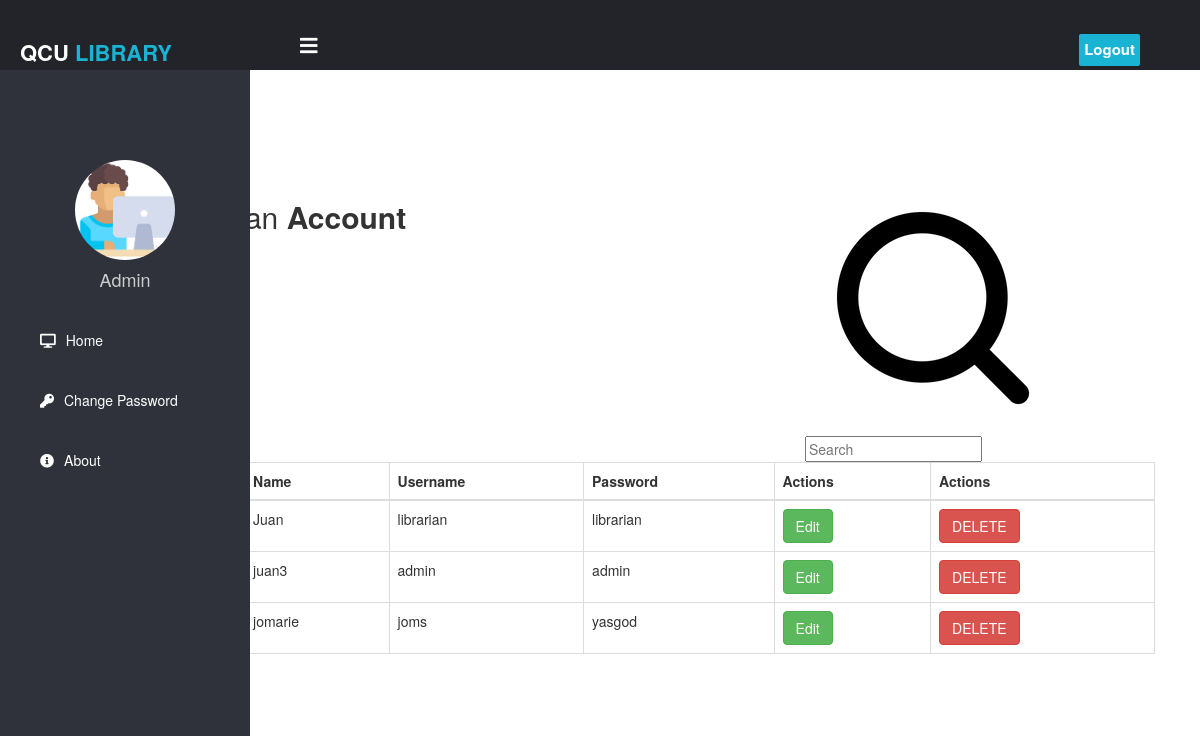
The app's page /librarianinfo.php (signed in) with its own data.
### tables this page shows
CREATE TABLE `librarianacc` (
  `library_id` int(10) NOT NULL,
  `name` varchar(255) NOT NULL,
  `username` varchar(20) NOT NULL,
  `password` varchar(20) NOT NULL
);

### readlib.php (called while the page is built)
<?php
	require('./databasestud.php');
	$queryAccounts = "SELECT * FROM librarianacc";
	$sqlAccounts = mysqli_query($connection, $queryAccounts);
?>

### librarianinfo.php (the view, shortened to what this page needs)
<?php
require('./readlib.php');
?>
<!DOCTYPE html>
<html lang="en" dir="ltr">
<head>
  <link rel="stylesheet" href="css/css5.css">
  <link rel="stylesheet" href="https://cdnjs.cloudflare.com/ajax/libs/font-awesome/5.12.1/css/all.min.css">
  <link href="//maxcdn.bootstrapcdn.com/bootstrap/4.1.1/css/bootstrap.min.css" rel="stylesheet" id="bootstrap-css">
  <link rel="stylesheet" href="css/csss4.css">
  <link rel="stylesheet" href="https://maxcdn.bootstrapcdn.com/font-awesome/4.7.0/css/font-awesome.min.css">
  <link rel="stylesheet" href="https://maxcdn.bootstrapcdn.com/bootstrap/3.3.7/css/bootstrap.min.css">
</head>
<body>
  <header>
    <label for="check">
      <i class="fas fa-bars" id="sidebar_btn"></i>
    </label>
    <div class="left_area">
      <h3>QCU <span>LIBRARY</span></h3>
    </div>
    <div class="right_area">
      <a href="student.php" class="logout_btn">Logout</a>
    </div>
  </header>
  <div class="sidebar">
    <center>
      <br>
      <br>
      <br>
      <img src="images/av3.png" class="profile_image" alt="">
      <h4>Admin</h4>
    </center>
    <a href="index.php"><i class="fas fa-desktop"></i><span>Home</span></a>
    <a href="#"><i class="fas fa-key"></i><span>Change Password</span></a>
    <a href="#"><i class="fas fa-info-circle"></i><span>About</span></a>
  </div>
  <br>
  <br>
  <br>
  <br>
  <br>
  <br>
  <br>
  <br>
  <br>
  <div class="container">
    <div class="table-wrapper">
      <div class="table-title">
        <div class="row">
          <div class="col-sm-8">
            <h2>Manage Librarian <b>Account</b></h2>
          </div>
          <div class="col-sm-4">
            <img src="images/search1.png" class="searchicon"><input type="text" placeholder="Search"><i></i></input>
          </div>
        </div>
      </div>
      <table class="table table-bordered">
        <thead>
          <tr>
            <th>Library_ID</th>
            <th>Name</th>
            <th>Username</th>
            <th>Password</th>
            <th>Actions</th>
            <th>Actions</th>
          </tr>
        </thead>
        <tbody>
          <?php while ($results = mysqli_fetch_array($sqlAccounts)) { ?>
            <tr>
              <td><?php echo $results['library_id'] ?></td>
              <td><?php echo $results['name'] ?></td>
              <td><?php echo $results['username'] ?></td>
              <td><?php echo $results['password'] ?></td>
              <td>
                <button type="submit" class="btn btn-success" name="edit" value="edit" data-toggle="modal" data-target="#myModal1">Edit</button>
              </td>
              <td>
                <form class="delete" action="/siaG4/deletelib.php" method="post">
                  <button type="submit" class="btn btn-danger" name="deletelib" value="Delete">DELETE</button>
                </form>
              </td>
            </tr>
          <?php }
          ?>
        </tbody>
      </table>
      <form class="requestbook" action="/siaG4/createlib.php" method="post">
        <button type="submit" class="btn btn-success" name="add" value="add" data-toggle="modal" data-target="#myModal">Add Librarian Account</button>
      </form>
    </div>
  </div>

### css/css5.css (style rules this page uses)
body { margin: 0; padding: 0; font-family: "Roboto", sans-serif; transition-delay: 0.50s; }
header { position: fixed; background: #22242A; padding: 20px; width: 100%; height: 70px; }
.left_area h3 { color: #fff; margin: 0; text-transform: uppercase; font-size: 22px; font-weight: 900; }
.left_area span { color: #19B3D3; }
.logout_btn { padding: 5px; background: #19B3D3; text-decoration: none; float: right; margin-top: -30px; margin-right: 40px; border-radius: 2px; font-size: 15px; font-weight: 600; color: #fff; transition: 0.5s; transition-property: background; }
.sidebar { z-index: 1; background: #2f323a; margin-top: 70px; padding-top: 30px; position: fixed; left: 0; width: 250px; height: 100%; transition: 0.5s; transition-property: left; }
.sidebar .profile_image { width: 100px; height: 100px; border-radius: 100px; margin-bottom: 10px; }
.sidebar h4 { color: #ccc; margin-top: 0; margin-bottom: 20px; }
.sidebar a { color: #fff; display: block; width: 100%; line-height: 60px; text-decoration: none; padding-left: 40px; box-sizing: border-box; transition: 0.5s; transition-property: background; }
.sidebar i { padding-right: 10px; }
label #sidebar_btn { z-index: 1; color: #fff; position: fixed; cursor: pointer; left: 300px; font-size: 20px; margin: 5px 0; transition: 0.5s; transition-property: color; }
table { border-collapse: collapse; border: 1px solid black; }
th, td { border: 1px solid black; }

### css/csss4.css (style rules this page uses)
body { color: #404E67; background: #F5F7FA; font-family: 'Open Sans', sans-serif; transition-delay: 0.50s; }

### records on screen
librarianacc: name "Juan", username "librarian", password "librarian"
librarianacc: name "juan3", username "admin", password "admin"
librarianacc: name "jomarie", username "joms", password "yasgod"
